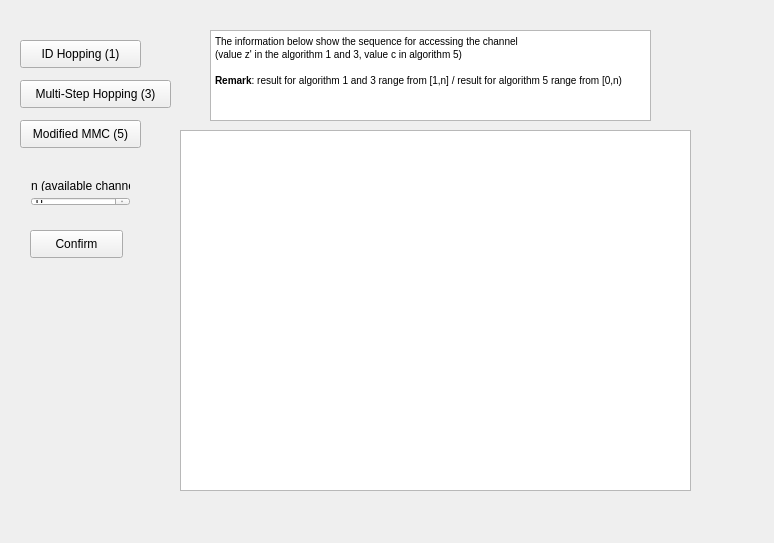
<?xml version="1.0" encoding="UTF-8"?>
<ui version="4.0">
 <class>MainWindow</class>
 <widget class="QMainWindow" name="MainWindow">
  <property name="geometry">
   <rect>
    <x>0</x>
    <y>0</y>
    <width>774</width>
    <height>543</height>
   </rect>
  </property>
  <property name="windowTitle">
   <string>MainWindow</string>
  </property>
  <widget class="QWidget" name="centralWidget">
   <widget class="QStackedWidget" name="stackedWidget">
    <property name="geometry">
     <rect>
      <x>0</x>
      <y>0</y>
      <width>800</width>
      <height>600</height>
     </rect>
    </property>
    <widget class="QWidget" name="Main">
     <widget class="QPushButton" name="IDHopping">
      <property name="geometry">
       <rect>
        <x>20</x>
        <y>40</y>
        <width>121</width>
        <height>28</height>
       </rect>
      </property>
      <property name="text">
       <string>ID Hopping (1)</string>
      </property>
     </widget>
     <widget class="QTextEdit" name="output">
      <property name="geometry">
       <rect>
        <x>180</x>
        <y>130</y>
        <width>511</width>
        <height>361</height>
       </rect>
      </property>
     </widget>
     <widget class="QTextBrowser" name="textBrowser_2">
      <property name="geometry">
       <rect>
        <x>210</x>
        <y>30</y>
        <width>441</width>
        <height>91</height>
       </rect>
      </property>
      <property name="html">
       <string>&lt;!DOCTYPE HTML PUBLIC &quot;-//W3C//DTD HTML 4.0//EN&quot; &quot;http://www.w3.org/TR/REC-html40/strict.dtd&quot;&gt;
&lt;html&gt;&lt;head&gt;&lt;meta name=&quot;qrichtext&quot; content=&quot;1&quot; /&gt;&lt;style type=&quot;text/css&quot;&gt;
p, li { white-space: pre-wrap; }
&lt;/style&gt;&lt;/head&gt;&lt;body style=&quot; font-family:'MS Shell Dlg 2'; font-size:7.8pt; font-weight:400; font-style:normal;&quot;&gt;
&lt;p style=&quot; margin-top:0px; margin-bottom:0px; margin-left:0px; margin-right:0px; -qt-block-indent:0; text-indent:0px;&quot;&gt;The information below show the sequence for accessing the channel&lt;/p&gt;
&lt;p style=&quot; margin-top:0px; margin-bottom:0px; margin-left:0px; margin-right:0px; -qt-block-indent:0; text-indent:0px;&quot;&gt;(value z' in the algorithm 1 and 3, value c in algorithm 5)&lt;/p&gt;
&lt;p style=&quot;-qt-paragraph-type:empty; margin-top:0px; margin-bottom:0px; margin-left:0px; margin-right:0px; -qt-block-indent:0; text-indent:0px;&quot;&gt;&lt;br /&gt;&lt;/p&gt;
&lt;p style=&quot; margin-top:0px; margin-bottom:0px; margin-left:0px; margin-right:0px; -qt-block-indent:0; text-indent:0px;&quot;&gt;&lt;span style=&quot; font-weight:600;&quot;&gt;Remark&lt;/span&gt;: result for algorithm 1 and 3 range from [1,n] / result for algorithm 5 range from [0,n)&lt;/p&gt;&lt;/body&gt;&lt;/html&gt;</string>
      </property>
     </widget>
     <widget class="QPushButton" name="MultiStepHopping">
      <property name="geometry">
       <rect>
        <x>20</x>
        <y>80</y>
        <width>151</width>
        <height>28</height>
       </rect>
      </property>
      <property name="text">
       <string>Multi-Step Hopping (3)</string>
      </property>
     </widget>
     <widget class="QPushButton" name="ModifiedModuleClock">
      <property name="geometry">
       <rect>
        <x>20</x>
        <y>120</y>
        <width>121</width>
        <height>28</height>
       </rect>
      </property>
      <property name="text">
       <string>Modified MMC (5)</string>
      </property>
     </widget>
     <widget class="QWidget" name="horizontalLayoutWidget_3">
      <property name="geometry">
       <rect>
        <x>20</x>
        <y>170</y>
        <width>121</width>
        <height>47</height>
       </rect>
      </property>
      <layout class="QVBoxLayout" name="verticalLayout">
       <item>
        <widget class="QLabel" name="n_algorithm5">
         <property name="enabled">
          <bool>true</bool>
         </property>
         <property name="text">
          <string>n (available channel)</string>
         </property>
        </widget>
       </item>
       <item>
        <widget class="QSpinBox" name="input_n_algorithm5">
         <property name="enabled">
          <bool>true</bool>
         </property>
        </widget>
       </item>
      </layout>
     </widget>
     <widget class="QPushButton" name="confirm">
      <property name="enabled">
       <bool>true</bool>
      </property>
      <property name="geometry">
       <rect>
        <x>30</x>
        <y>230</y>
        <width>93</width>
        <height>28</height>
       </rect>
      </property>
      <property name="text">
       <string>Confirm</string>
      </property>
     </widget>
    </widget>
    <widget class="QWidget" name="Input">
     <widget class="QPushButton" name="confirmInput">
      <property name="geometry">
       <rect>
        <x>100</x>
        <y>320</y>
        <width>93</width>
        <height>28</height>
       </rect>
      </property>
      <property name="text">
       <string>Confirm</string>
      </property>
     </widget>
     <widget class="QWidget" name="horizontalLayoutWidget">
      <property name="geometry">
       <rect>
        <x>60</x>
        <y>140</y>
        <width>161</width>
        <height>31</height>
       </rect>
      </property>
      <layout class="QHBoxLayout" name="horizontalLayout">
       <item>
        <widget class="QLabel" name="label">
         <property name="text">
          <string>N</string>
         </property>
        </widget>
       </item>
       <item>
        <widget class="QSpinBox" name="N"/>
       </item>
      </layout>
     </widget>
     <widget class="QWidget" name="horizontalLayoutWidget_2">
      <property name="geometry">
       <rect>
        <x>60</x>
        <y>180</y>
        <width>161</width>
        <height>31</height>
       </rect>
      </property>
      <layout class="QHBoxLayout" name="horizontalLayout_2">
       <item>
        <widget class="QLabel" name="label_5">
         <property name="text">
          <string>M</string>
         </property>
        </widget>
       </item>
       <item>
        <widget class="QSpinBox" name="M"/>
       </item>
      </layout>
     </widget>
     <widget class="QWidget" name="horizontalLayoutWidget_5">
      <property name="geometry">
       <rect>
        <x>60</x>
        <y>220</y>
        <width>161</width>
        <height>31</height>
       </rect>
      </property>
      <layout class="QHBoxLayout" name="horizontalLayout_5">
       <item>
        <widget class="QLabel" name="label_3">
         <property name="text">
          <string>ID</string>
         </property>
        </widget>
       </item>
       <item>
        <widget class="QSpinBox" name="ID"/>
       </item>
      </layout>
     </widget>
     <widget class="QWidget" name="horizontalLayoutWidget_6">
      <property name="geometry">
       <rect>
        <x>60</x>
        <y>260</y>
        <width>161</width>
        <height>31</height>
       </rect>
      </property>
      <layout class="QHBoxLayout" name="horizontalLayout_6">
       <item>
        <widget class="QLabel" name="label_4">
         <property name="text">
          <string>n</string>
         </property>
        </widget>
       </item>
       <item>
        <widget class="QSpinBox" name="n"/>
       </item>
      </layout>
     </widget>
     <widget class="QTextBrowser" name="textBrowser">
      <property name="geometry">
       <rect>
        <x>290</x>
        <y>140</y>
        <width>431</width>
        <height>171</height>
       </rect>
      </property>
      <property name="html">
       <string>&lt;!DOCTYPE HTML PUBLIC &quot;-//W3C//DTD HTML 4.0//EN&quot; &quot;http://www.w3.org/TR/REC-html40/strict.dtd&quot;&gt;
&lt;html&gt;&lt;head&gt;&lt;meta name=&quot;qrichtext&quot; content=&quot;1&quot; /&gt;&lt;style type=&quot;text/css&quot;&gt;
p, li { white-space: pre-wrap; }
&lt;/style&gt;&lt;/head&gt;&lt;body style=&quot; font-family:'MS Shell Dlg 2'; font-size:7.8pt; font-weight:400; font-style:normal;&quot;&gt;
&lt;p style=&quot; margin-top:0px; margin-bottom:0px; margin-left:0px; margin-right:0px; -qt-block-indent:0; text-indent:0px;&quot;&gt;Explanation:&lt;/p&gt;
&lt;p style=&quot;-qt-paragraph-type:empty; margin-top:0px; margin-bottom:0px; margin-left:0px; margin-right:0px; -qt-block-indent:0; text-indent:0px;&quot;&gt;&lt;br /&gt;&lt;/p&gt;
&lt;p style=&quot; margin-top:0px; margin-bottom:0px; margin-left:0px; margin-right:0px; -qt-block-indent:0; text-indent:0px;&quot;&gt;&lt;span style=&quot; font-weight:600;&quot;&gt;N&lt;/span&gt; : the number of the licensed channels&lt;/p&gt;
&lt;p style=&quot;-qt-paragraph-type:empty; margin-top:0px; margin-bottom:0px; margin-left:0px; margin-right:0px; -qt-block-indent:0; text-indent:0px;&quot;&gt;&lt;br /&gt;&lt;/p&gt;
&lt;p style=&quot; margin-top:0px; margin-bottom:0px; margin-left:0px; margin-right:0px; -qt-block-indent:0; text-indent:0px;&quot;&gt;&lt;span style=&quot; font-weight:600;&quot;&gt;M &lt;/span&gt;: the number of the secondary users&lt;/p&gt;
&lt;p style=&quot;-qt-paragraph-type:empty; margin-top:0px; margin-bottom:0px; margin-left:0px; margin-right:0px; -qt-block-indent:0; text-indent:0px;&quot;&gt;&lt;br /&gt;&lt;/p&gt;
&lt;p style=&quot; margin-top:0px; margin-bottom:0px; margin-left:0px; margin-right:0px; -qt-block-indent:0; text-indent:0px;&quot;&gt;&lt;span style=&quot; font-weight:600;&quot;&gt;ID &lt;/span&gt;: the unique ID number for specify users, range from [1,M]&lt;/p&gt;
&lt;p style=&quot;-qt-paragraph-type:empty; margin-top:0px; margin-bottom:0px; margin-left:0px; margin-right:0px; -qt-block-indent:0; text-indent:0px;&quot;&gt;&lt;br /&gt;&lt;/p&gt;
&lt;p style=&quot; margin-top:0px; margin-bottom:0px; margin-left:0px; margin-right:0px; -qt-block-indent:0; text-indent:0px;&quot;&gt;&lt;span style=&quot; font-weight:600;&quot;&gt;n&lt;/span&gt; : the number of available channels for the user, range from [1,N]&lt;/p&gt;
&lt;p style=&quot;-qt-paragraph-type:empty; margin-top:0px; margin-bottom:0px; margin-left:0px; margin-right:0px; -qt-block-indent:0; text-indent:0px;&quot;&gt;&lt;br /&gt;&lt;/p&gt;&lt;/body&gt;&lt;/html&gt;</string>
      </property>
     </widget>
    </widget>
   </widget>
  </widget>
 </widget>
 <layoutdefault spacing="6" margin="11"/>
 <resources/>
 <connections/>
</ui>
